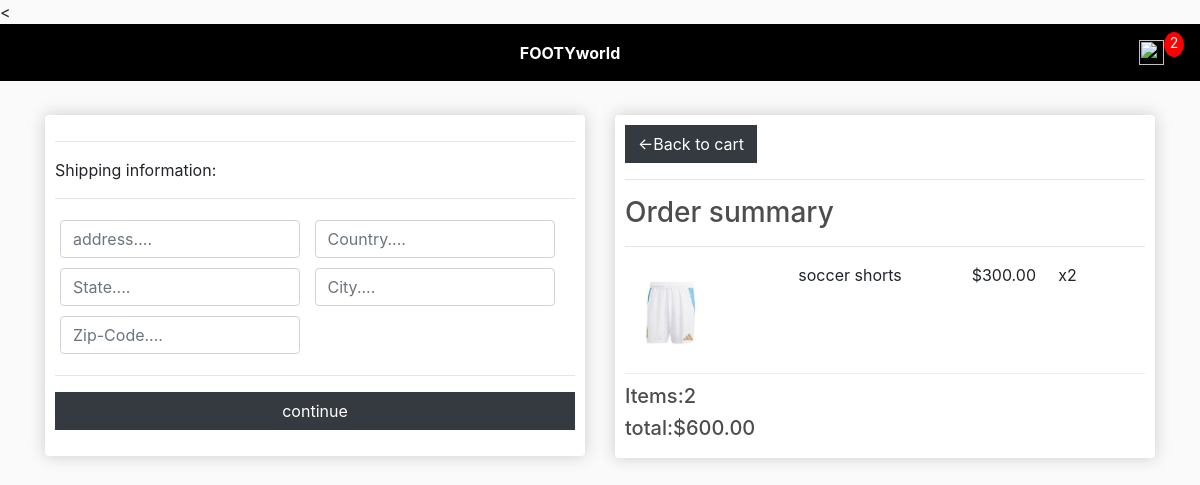
Screenshot of /checkout/ (signed in) with the database file from the repository.
### shop/models.py (models this page shows, shortened)
class OrderItem(models.Model):
	product = models.ForeignKey(Product, on_delete=models.SET_NULL, null=True)
	order = models.ForeignKey(Order, on_delete=models.SET_NULL, null=True)
	quantity = models.IntegerField(default=0, null=True, blank=True)
	date_added = models.DateTimeField(auto_now_add=True)
	@property
	def get_total(self):
		total=self.product.price*self.quantity
		return total

class Product(models.Model):
	name = models.CharField(max_length=200)
	price = models.DecimalField(max_digits=7,decimal_places=2)
	digital = models.BooleanField(default=False,null=True, blank=True)
	image=models.ImageField(null=True,blank=True)
	@property
	def imageURL(self):
		try:
			url=self.image.url
		except:
			url=''
		return url

class Order(models.Model):
	customer = models.ForeignKey(Customer, on_delete=models.SET_NULL, null=True, blank=True)
	date_ordered = models.DateTimeField(auto_now_add=True)
	complete = models.BooleanField(default=False)
	transaction_id = models.CharField(max_length=100, null=True)
	@property
	def shipping(self):
		shipping = False
		orderitems = self.orderitem_set.all()
		for i in orderitems:
			if i.product.digital == False:
				shipping = True
		return shipping
	@property
	def get_cart_total(self):
		orderitems=self.orderitem_set.all()
		total=sum([item.get_total for item in orderitems])
		return total
	@property
	def get_cart_items(self):
		orderitems=self.orderitem_set.all()
		total=sum([item.quantity for item in orderitems])
		return total

### shop/views.py (the view)
# urls.py: path('checkout/', views.checkout, name="checkout"),
def checkout(request):
	data = cartData(request)
	cartItems = data['cartItems']
	order = data['order']
	items = data['items']
	context = {'items':items, 'order':order, 'cartItems':cartItems}
	return render(request, 'shop/checkout.html', context)

### shop/utils.py (called while the page is built)
def cartData(request):
	if request.user.is_authenticated:
		customer = request.user.customer
		order, created = Order.objects.get_or_create(customer=customer, complete=False)
		items = order.orderitem_set.all()
		cartItems = order.get_cart_items
	else:
		cookieData = cookieCart(request)
		cartItems = cookieData['cartItems']
		order = cookieData['order']
		items = cookieData['items']
	return {'cartItems':cartItems ,'order':order, 'items':items}

### shop/templates/shop/checkout.html (shortened to what this page needs)
{%extends 'shop/main.html'%}
{% load static %}
{% block content %}
<div class="row">
  <div class="col-lg-6">
    <div class="box-element" id="form-wrapper">
    <form id="form">
        <div id="shipping-info">
        <hr>
        <p>Shipping information:</p>
        <hr>
        <div class="form-field">
            <input required class="form-control" type="text" name="address" placeholder="address....">
        </div>
        <div class="form-field">
            <input required class="form-control" type="text" name="Country" placeholder="Country....">
        </div>
        <div class="form-field">
            <input required class="form-control" type="text" name="State" placeholder="State....">
        </div>
        <div class="form-field">
            <input required class="form-control" type="text" name="City" placeholder="City....">
        </div>
        <div class="form-field">
            <input required class="form-control" type="text" name="Zip-code" placeholder="Zip-Code....">
        </div>
        </div>
        <hr>
        <input id="form-button" class="btn btn-dark btn-block" type="submit" value="continue">
    </form>
    </div>
    <br>
</div>
    <div class="col-lg-6">
    <div class="box-element">
        <a class="btn btn-dark" href="{%url 'cart' %}">&#x2190;Back to cart</a>
        <hr>
        <h3>Order summary</h3>
        <hr>
        {% for item in items %}
        <div class="cart-row">
            <div style="flex:2"><img class="row-image" src="{{item.product.imageURL}}"></div>
            <div style="flex:2"><p>{{item.product.name}}</p></div>
            <div style="flex:1"><p>${{item.product.price}}</p></div>
            <div style="flex:1"><p>x{{item.quantity}}</p></div>
        </div>
        {% endfor %}
        <h5>Items:{{order.get_cart_items}}</h5>
        <h5>total:${{order.get_cart_total|floatformat:2}}</h5>
    </div>
    </div>
</div>
{% endblock content %}

### static/css/main.css (style rules this page uses)
body { background-color: hsl(0, 0%, 98%); }
h1,h2,h3,h4,h5,h6 { color:hsl(0, 0%, 30%); }
.box-element { box-shadow:hsl(0, 0%, 80%) 0 0 16px; background-color: #fff; border-radius: 4px; padding: 10px; }
.col-lg-4, .col-lg-6, .col-lg-8, .col-lg-12 { margin-top: 10px; }
.btn { border-radius: 0; }
.row-image { width: 100px; }
.form-field { width:250px; display: inline-block; padding: 5px; }
.cart-row { display: flex; align-items: flex-stretch; padding-bottom: 10px; margin-bottom: 10px; border-bottom: 1px solid #ececec; }

### rows the page displays
OrderItem: product.imageURL (picture), product.name "soccer shorts", product.price "300.00", quantity "2"
Order: get_cart_items "2", get_cart_total "600.00"

### other values shown
{{ cartItems }} "2"
